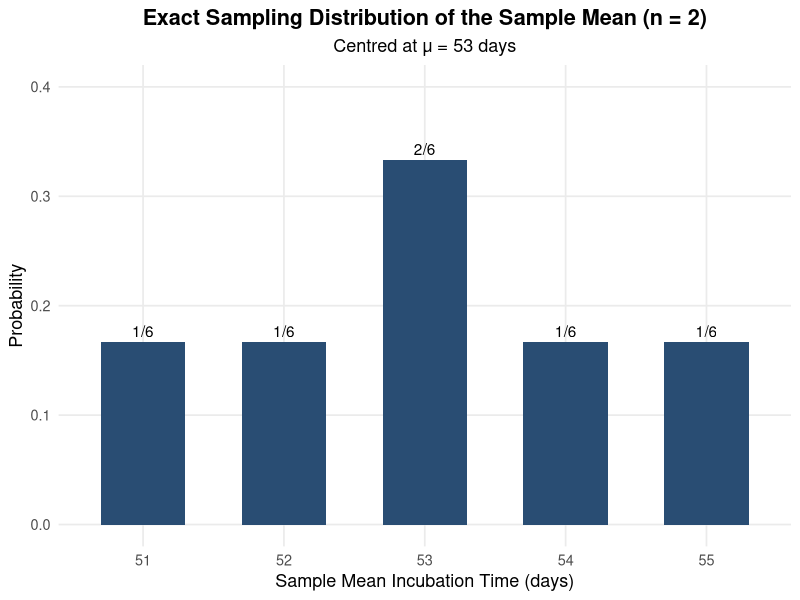
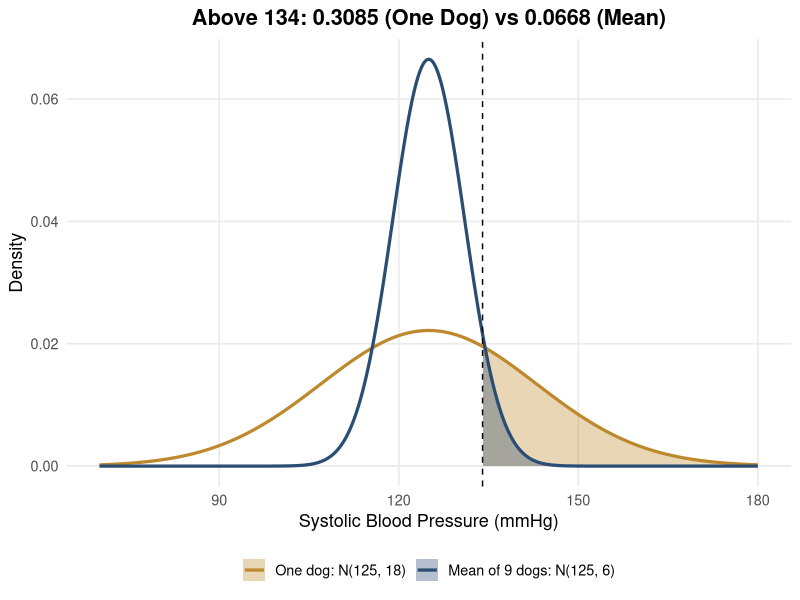
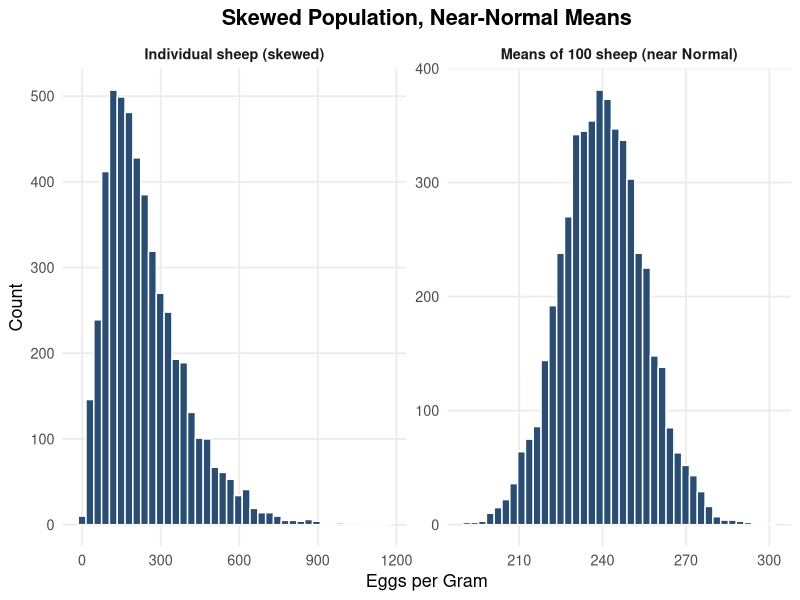
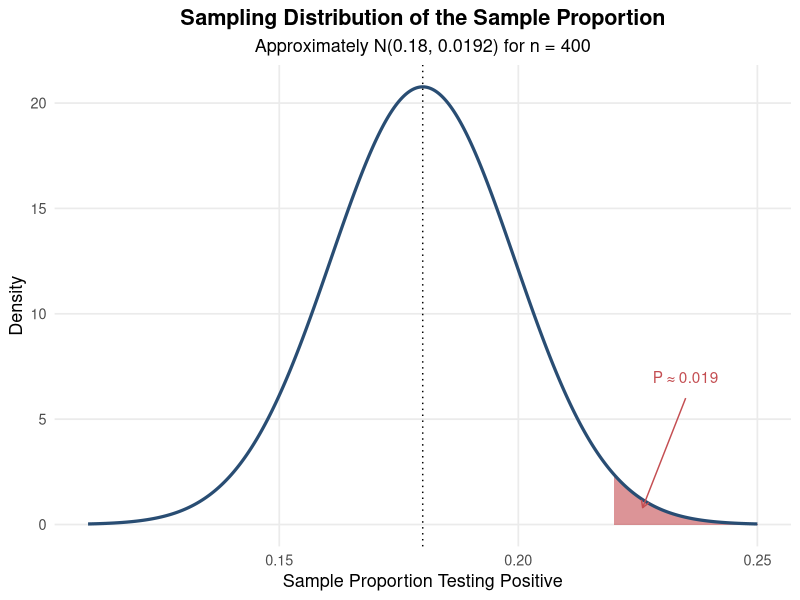
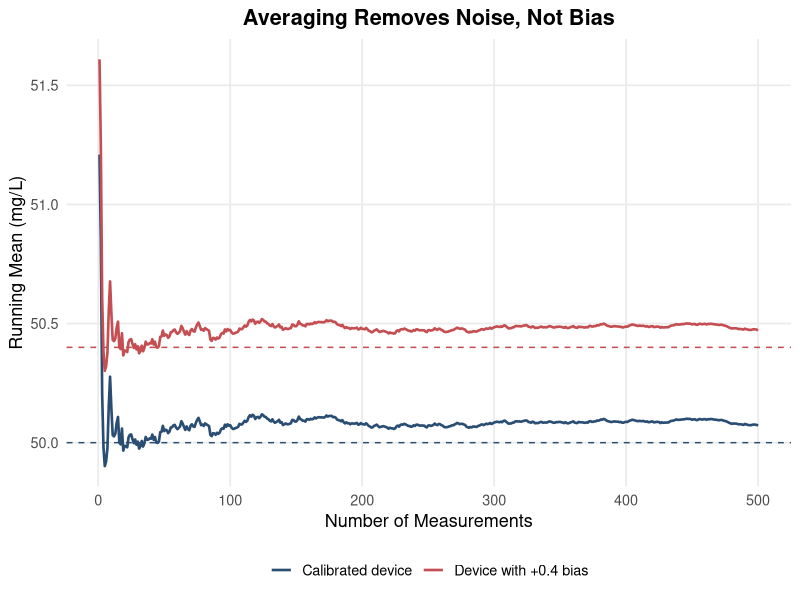
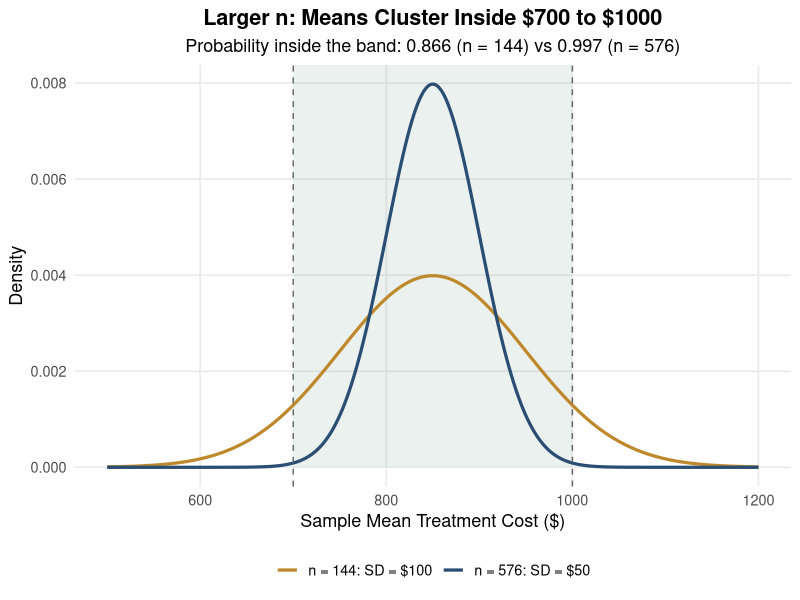

These charts were generated, in order, by the following R code:
## ---- chunk 1
knitr::opts_chunk$set(
  echo = FALSE,
  warning = FALSE,
  message = FALSE,
  fig.align = "center",
  fig.retina = 2,
  out.width = "88%",
  fig.width = 6.4,
  fig.height = 3.4
)

suppressPackageStartupMessages(library(ggplot2))

hw_blue  <- "#294D73"
hw_red   <- "#C44E52"
hw_green <- "#3F7D58"
hw_gold  <- "#BE892D"
hw_grey  <- "#8FA8BF"

hw_theme <- theme_minimal(base_size = 13) +
  theme(
    plot.title = element_text(face = "bold", hjust = 0.5),
    plot.subtitle = element_text(hjust = 0.5),
    panel.grid.minor = element_blank(),
    legend.position = "bottom"
  )
## ---- chunk 2
population <- c(50, 52, 54, 56)

# Use combn() to generate all combinations of n elements, taken m at a time
samples <- combn(population, 2)
samples

sample_means <- colMeans(samples)
sample_means

mean(sample_means)
sqrt(mean((sample_means - mean(sample_means))^2))
## ---- chunk 3
q3 <- data.frame(xbar = c(51, 52, 53, 54, 55), prob = c(1, 1, 2, 1, 1) / 6)

ggplot(q3, aes(factor(xbar), prob)) +
  geom_col(fill = hw_blue, width = 0.6) +
  geom_text(aes(label = c("1/6", "1/6", "2/6", "1/6", "1/6")), vjust = -0.4) +
  scale_y_continuous(limits = c(0, 0.4)) +
  labs(
    title = "Exact Sampling Distribution of the Sample Mean (n = 2)",
    subtitle = "Centred at μ = 53 days",
    x = "Sample Mean Incubation Time (days)",
    y = "Probability"
  ) +
  hw_theme
## ---- chunk 4
pnorm(134, mean = 125, sd = 18 / sqrt(9), lower.tail = FALSE)
pnorm(134, mean = 125, sd = 18, lower.tail = FALSE)
## ---- chunk 5
xg <- seq(70, 180, length.out = 1000)
q6 <- rbind(
  data.frame(x = xg, d = dnorm(xg, 125, 18), curve = "One dog: N(125, 18)"),
  data.frame(x = xg, d = dnorm(xg, 125, 6), curve = "Mean of 9 dogs: N(125, 6)")
)
q6$curve <- factor(q6$curve, levels = c("One dog: N(125, 18)", "Mean of 9 dogs: N(125, 6)"))

ggplot(q6, aes(x, d, colour = curve)) +
  geom_area(data = subset(q6, x >= 134), aes(fill = curve), alpha = 0.35, position = "identity", colour = NA) +
  geom_line(linewidth = 1.1) +
  geom_vline(xintercept = 134, linetype = "dashed") +
  scale_colour_manual(values = c(hw_gold, hw_blue)) +
  scale_fill_manual(values = c(hw_gold, hw_blue)) +
  labs(
    title = "Above 134: 0.3085 (One Dog) vs 0.0668 (Mean)",
    x = "Systolic Blood Pressure (mmHg)",
    y = "Density",
    colour = NULL,
    fill = NULL
  ) +
  hw_theme
## ---- chunk 6
probability <- pnorm(65, mean = 62, sd = 2) - pnorm(60, mean = 62, sd = 2)

probability
200 * probability
## ---- chunk 7
standard_error <- 150 / sqrt(100)
pnorm(210, mean = 240, sd = standard_error)
## ---- chunk 8
set.seed(1213)
shape <- (240 / 150)^2
rate <- 240 / 150^2
individual <- rgamma(5000, shape = shape, rate = rate)
sample_means <- replicate(5000, mean(rgamma(100, shape = shape, rate = rate)))

clt <- rbind(
  data.frame(value = individual, panel = "Individual sheep (skewed)"),
  data.frame(value = sample_means, panel = "Means of 100 sheep (near Normal)")
)
clt$panel <- factor(clt$panel, levels = c("Individual sheep (skewed)", "Means of 100 sheep (near Normal)"))

ggplot(clt, aes(value)) +
  geom_histogram(bins = 40, fill = hw_blue, colour = "white") +
  facet_wrap(~ panel, scales = "free") +
  labs(
    title = "Skewed Population, Near-Normal Means",
    x = "Eggs per Gram",
    y = "Count"
  ) +
  hw_theme +
  theme(strip.text = element_text(face = "bold"))
## ---- chunk 9
sd11 <- sqrt(0.18 * 0.82 / 400)
pg <- seq(0.11, 0.25, length.out = 800)
q11 <- data.frame(p = pg, d = dnorm(pg, 0.18, sd11))

ggplot(q11, aes(p, d)) +
  geom_area(data = subset(q11, p >= 0.22), fill = hw_red, alpha = 0.6) +
  geom_line(colour = hw_blue, linewidth = 1.1) +
  geom_vline(xintercept = 0.18, linetype = "dotted") +
  annotate("segment", x = 0.235, y = 6, xend = 0.226, yend = 0.8,
           colour = hw_red, arrow = arrow(length = unit(0.08, "inches"))) +
  annotate("text", x = 0.235, y = 7, label = "P ≈ 0.019", colour = hw_red) +
  labs(
    title = "Sampling Distribution of the Sample Proportion",
    subtitle = "Approximately N(0.18, 0.0192) for n = 400",
    x = "Sample Proportion Testing Positive",
    y = "Density"
  ) +
  hw_theme
## ---- chunk 10
set.seed(1210)
measurements <- rnorm(500, mean = 50, sd = 0.8)
running_mean <- cumsum(measurements) / seq_along(measurements)

running_mean[c(25, 100, 400, 500)]
## ---- chunk 11
lln <- rbind(
  data.frame(n = seq_along(running_mean), running = running_mean, device = "Calibrated device"),
  data.frame(n = seq_along(running_mean), running = running_mean + 0.4, device = "Device with +0.4 bias")
)

ggplot(lln, aes(n, running, colour = device)) +
  geom_hline(yintercept = c(50, 50.4), linetype = "dashed", colour = c(hw_blue, hw_red)) +
  geom_line(linewidth = 0.9) +
  scale_colour_manual(values = c("Calibrated device" = hw_blue, "Device with +0.4 bias" = hw_red)) +
  labs(
    title = "Averaging Removes Noise, Not Bias",
    x = "Number of Measurements",
    y = "Running Mean (mg/L)",
    colour = NULL
  ) +
  hw_theme
## ---- chunk 12
mean_cost <- 850
sd_cost <- 1200

sd_mean_144 <- sd_cost / sqrt(144)
prob_144 <- pnorm(1000, mean_cost, sd_mean_144) -
  pnorm(700, mean_cost, sd_mean_144)

sd_mean_576 <- sd_cost / sqrt(576)
prob_576 <- pnorm(1000, mean_cost, sd_mean_576) -
  pnorm(700, mean_cost, sd_mean_576)

c(sd_144 = sd_mean_144, probability_144 = prob_144,
  sd_576 = sd_mean_576, probability_576 = prob_576)
## ---- chunk 13
cg <- seq(500, 1200, length.out = 1000)
q15 <- rbind(
  data.frame(x = cg, d = dnorm(cg, 850, 100), n = "n = 144: SD = $100"),
  data.frame(x = cg, d = dnorm(cg, 850, 50), n = "n = 576: SD = $50")
)

ggplot(q15, aes(x, d, colour = n)) +
  annotate("rect", xmin = 700, xmax = 1000, ymin = 0, ymax = Inf, fill = hw_green, alpha = 0.1) +
  geom_line(linewidth = 1.1) +
  geom_vline(xintercept = c(700, 1000), linetype = "dashed", colour = "grey40") +
  scale_colour_manual(values = c(hw_gold, hw_blue)) +
  labs(
    title = "Larger n: Means Cluster Inside $700 to $1000",
    subtitle = "Probability inside the band: 0.866 (n = 144) vs 0.997 (n = 576)",
    x = "Sample Mean Treatment Cost ($)",
    y = "Density",
    colour = NULL
  ) +
  hw_theme
